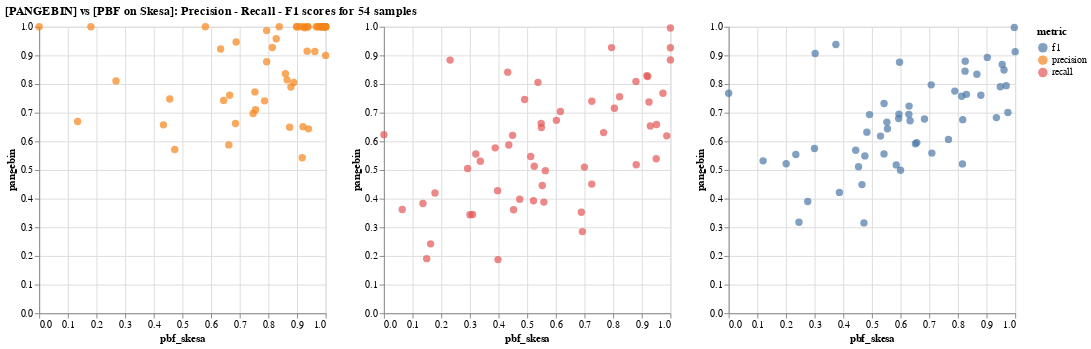

Notebook code cell kept with this figure:
### Code cell
# FIRST SCATTER SERIES

header = ["sample", "pbf_uni", "pbf_skesa", "pangebin", "gplas", "metric"]
df_scatter = pd.DataFrame(columns=header)
for i in range(len(skesa_stats["prec"])):
    df_scatter.loc[len(df_scatter)] = {"sample":i,"pbf_uni":uni_stats["prec"][i], "pbf_skesa":skesa_stats["prec"][i], "pangebin":pange_mod1["prec"][i], "gplas":gplas_stats["prec"][i], "metric":"precision"}
    df_scatter.loc[len(df_scatter)] = {"sample":i,"pbf_uni":uni_stats["rec"][i], "pbf_skesa":skesa_stats["rec"][i], "pangebin":pange_mod1["rec"][i], "gplas":gplas_stats["rec"][i], "metric":"recall"}
    df_scatter.loc[len(df_scatter)] = {"sample":i,"pbf_uni":uni_stats["f1"][i], "pbf_skesa":skesa_stats["f1"][i], "pangebin":pange_mod1["f1"][i], "gplas":gplas_stats["f1"][i], "metric":"f1"}
    
charts = {"prec":None, "rec":None, "f1":None}
leg = alt.Legend(title="Input Type", orient="right")
chub = alt.BarConfig(strokeWidth=0.5, stroke="black")
# header = ["sample", "value", "metric"]

charts["prec"] = alt.Chart(df_scatter).mark_circle(size=60).encode(
    x='pbf_skesa:Q',
    y='pangebin:Q',
    color='metric:N'
).transform_filter(
     alt.FieldEqualPredicate(field='metric', equal='precision')
)


charts["rec"] = alt.Chart(df_scatter).mark_circle(size=60).encode(
    x='pbf_skesa:Q',
    y='pangebin:Q',
    color='metric:N'
).transform_filter(
     alt.FieldEqualPredicate(field='metric', equal='recall')
)

charts["f1"] = alt.Chart(df_scatter).mark_circle(size=60).encode(
    x='pbf_skesa:Q',
    y='pangebin:Q',
    color='metric:N'
).transform_filter(
     alt.FieldEqualPredicate(field='metric', equal='f1')
)

mixed = alt.hconcat(charts["prec"], charts["rec"], charts["f1"]).properties(title=f"[PANGEBIN] vs [PBF on Skesa]: Precision - Recall - F1 scores for {samples} samples")

mixed.save("scatter_pangebin_skesa.pdf", ppi=300)
mixed

### Figure 1 — Vega-Lite specification as saved in the notebook (floating-point values rounded to 4 significant figures; data arrays with more than 128 entries replaced by an {"elided": "..."} marker saying what was removed)
{"config": {"view": {"continuousWidth": 300, "continuousHeight": 300}}, "hconcat": [{"mark": {"type": "circle", "size": 60}, "encoding": {"color": {"field": "metric", "type": "nominal"}, "x": {"field": "pbf_skesa", "type": "quantitative"}, "y": {"field": "pangebin", "type": "quantitative"}}, "transform": [{"filter": {"equal": "precision", "field": "metric"}}]}, {"mark": {"type": "circle", "size": 60}, "encoding": {"color": {"field": "metric", "type": "nominal"}, "x": {"field": "pbf_skesa", "type": "quantitative"}, "y": {"field": "pangebin", "type": "quantitative"}}, "transform": [{"filter": {"equal": "recall", "field": "metric"}}]}, {"mark": {"type": "circle", "size": 60}, "encoding": {"color": {"field": "metric", "type": "nominal"}, "x": {"field": "pbf_skesa", "type": "quantitative"}, "y": {"field": "pangebin", "type": "quantitative"}}, "transform": [{"filter": {"equal": "f1", "field": "metric"}}]}], "data": {"name": "data-2f7823e158784db6e592c2aff34a1844"}, "title": "[PANGEBIN] vs [PBF on Skesa]: Precision - Recall - F1 scores for 54 samples", "$schema": "https://vega.github.io/schema/vega-lite/v5.17.0.json", "datasets": {"data-2f7823e158784db6e592c2aff34a1844": {"elided": "162 records"}}}
